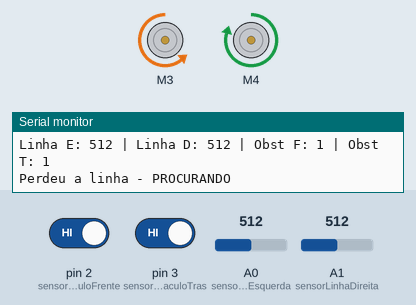
This sketch was run on a simulated Arduino Uno, built with avr-gcc and run on an emulated ATmega328P. Shown: 2 × DC motor (green arrow = forward, orange = backward, longer = faster), the last lines printed to the serial monitor. Inputs (shaded band) come from the test bench; at power-on: pin 2 (sensorObstaculoFrente) HIGH, A0 (sensorLinhaEsquerda) = 512, A1 (sensorLinhaDireita) = 512, pin 3 (sensorObstaculoTras) HIGH.

Above: at 7.3 s.
7.4 s: pin 2 (sensorObstaculoFrente) driven LOW
At 8.6 s:
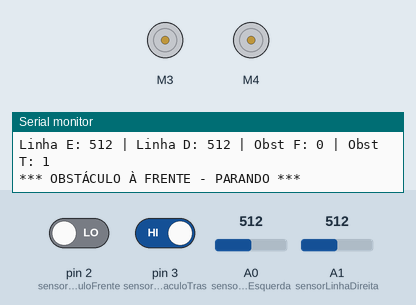
10.0 s: pin 2 (sensorObstaculoFrente) driven HIGH
At 10.72 s:
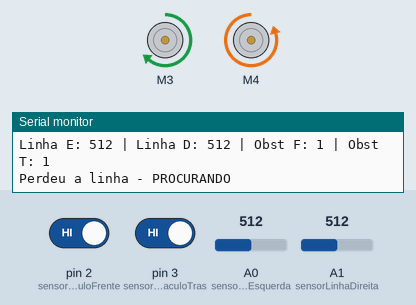
13.0 s: A0 (sensorLinhaEsquerda) set to 499
16.0 s: A1 (sensorLinhaDireita) set to 500
At 17.0 s:
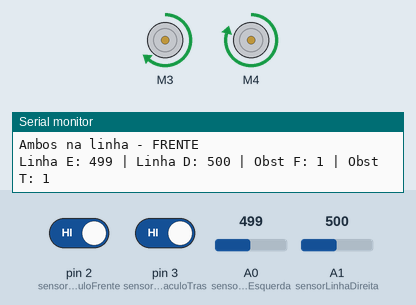
17.7 s: pin 3 (sensorObstaculoTras) driven LOW
At 18.9 s:
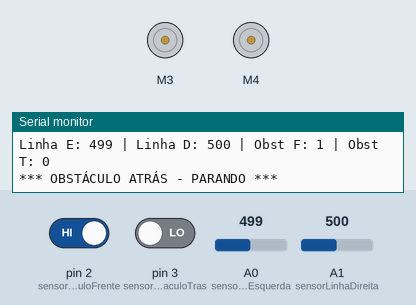
20.3 s: pin 3 (sensorObstaculoTras) driven HIGH
At 21.2 s:
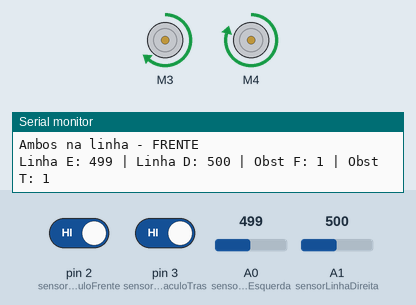
Timing chart, 0 to 23.3 s (numbered marks = the images above; inputs shaded):
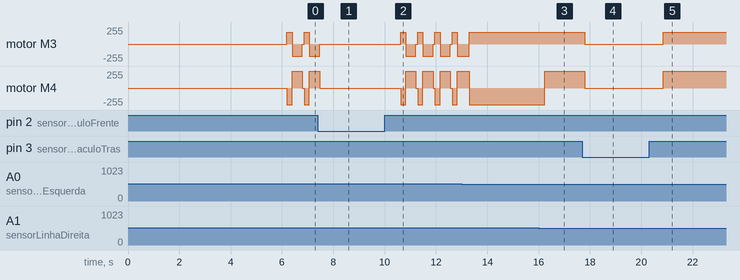

Measured:
- the behaviour switches between 512 and 511 on A1 (sensorLinhaDireita) (found by bisection; images 2 and 3)
- after the input at 7.4 s, motor M3, motor M4: goes on until 7.5 s, then stays stopped
- after the input at 10.0 s, motor M3: stopped → forward 180/255 after 0.62 s, then repeats every 0.67 s: backward 180/255 0.40 s, stopped 0.07 s, forward 180/255 0.20 s; motor M4: stopped → backward 250/255 after 0.62 s, then repeats every 0.67 s: forward 250/255 0.40 s, stopped 0.07 s, backward 250/255 0.20 s
- after the input at 16.0 s, motor M4: backward 250/255 → forward 250/255 after 0.24 s
- after the input at 17.7 s, motor M3: forward 180/255 → stopped after 0.10 s; motor M4: forward 250/255 → stopped after 0.10 s
- after the input at 20.3 s, motor M3: stopped → forward 180/255 after 0.56 s; motor M4: stopped → forward 250/255 after 0.56 s

The sketch:

prototipoComIR.ino
```cpp
#include <AFMotor.h> // Biblioteca do motor shield

// Configuração dos motores
AF_DCMotor motor1(3); // Motor direito
AF_DCMotor motor2(4); // Motor esquerdo

// Definição dos pinos dos sensores IR
// Sensores para seguir linha preta (analógicos)
const int sensorLinhaEsquerda = A0;
const int sensorLinhaDireita = A1;

// Sensores para detectar obstáculos (digitais)
const int sensorObstaculoFrente = 2;
const int sensorObstaculoTras = 3;

// Variáveis para calibração dos sensores de linha
int limiteLinha = 500; // Ajuste este valor conforme necessário
int leituraEsquerda, leituraDireita;

// Variáveis para sensores de obstáculo
int obstaculoFrente, obstaculoTras;

void setup() {
  // Configuração dos motores
  motor1.setSpeed(180); // Velocidade vai de 0 a 255
  motor2.setSpeed(250);

  // Configuração dos pinos
  pinMode(sensorLinhaEsquerda, INPUT);
  pinMode(sensorLinhaDireita, INPUT);
  pinMode(sensorObstaculoFrente, INPUT);
  pinMode(sensorObstaculoTras, INPUT);

  // Iniciar monitor serial
  Serial.begin(9600);

  Serial.println("=== ROBÔ SEGUIDOR DE LINHA COM DETECÇÃO DE OBSTÁCULOS ===");
  Serial.println("Iniciando calibração...");
  delay(2000);

  calibrarSensores();

  Serial.println("Sistema pronto!");
  Serial.println("----------------------------------------");
}

void loop() {
  // Lê todos os sensores
  lerSensores();

  // Mostra leituras no monitor serial
  mostrarLeituras();

  // Verifica obstáculos primeiro (prioridade máxima)
  if (obstaculoFrente == LOW) {
    Serial.println("*** OBSTÁCULO À FRENTE - PARANDO ***");
    para();
    delay(1000);
    // Pode adicionar lógica de desvio aqui
    return;
  }

  if (obstaculoTras == LOW) {
    Serial.println("*** OBSTÁCULO ATRÁS - PARANDO ***");
    para();
    delay(1000);
    return;
  }

  // Lógica de seguimento de linha
  seguirLinha();

  delay(50); // Pequeno delay para estabilidade
}

void calibrarSensores() {
  Serial.println("Coloque os sensores sobre a linha preta para calibração...");
  delay(3000);

  // Lê valores sobre a linha preta
  int somaEsquerda = 0, somaDireita = 0;
  int leituras = 10;

  for (int i = 0; i < leituras; i++) {
    somaEsquerda += analogRead(sensorLinhaEsquerda);
    somaDireita += analogRead(sensorLinhaDireita);
    delay(100);
  }

  int mediaEsquerda = somaEsquerda / leituras;
  int mediaDireita = somaDireita / leituras;

  // Define o limite como a média dos dois sensores
  limiteLinha = (mediaEsquerda + mediaDireita) / 2;

  Serial.print("Calibração concluída - Limite: ");
  Serial.println(limiteLinha);
  Serial.print("Sensor Esquerda: ");
  Serial.println(mediaEsquerda);
  Serial.print("Sensor Direita: ");
  Serial.println(mediaDireita);
}

void lerSensores() {
  // Lê sensores de linha (analógicos)
  leituraEsquerda = analogRead(sensorLinhaEsquerda);
  leituraDireita = analogRead(sensorLinhaDireita);

  // Lê sensores de obstáculo (digitais)
  obstaculoFrente = digitalRead(sensorObstaculoFrente);
  obstaculoTras = digitalRead(sensorObstaculoTras);
}

void mostrarLeituras() {
  Serial.print("Linha E: ");
  Serial.print(leituraEsquerda);
  Serial.print(" | Linha D: ");
  Serial.print(leituraDireita);
  Serial.print(" | Obst F: ");
  Serial.print(obstaculoFrente);
  Serial.print(" | Obst T: ");
  Serial.print(obstaculoTras);
  Serial.println();
}

void seguirLinha() {
  // Verifica se ambos os sensores estão na linha preta
  if (leituraEsquerda < limiteLinha && leituraDireita < limiteLinha) {
    Serial.println("Ambos na linha - FRENTE");
    frente();
  }
  // Sensor esquerdo saiu da linha - virar direita
  else if (leituraEsquerda > limiteLinha && leituraDireita < limiteLinha) {
    Serial.println("Esquerda fora - DIREITA");
    direita();
  }
  // Sensor direito saiu da linha - virar esquerda
  else if (leituraEsquerda < limiteLinha && leituraDireita > limiteLinha) {
    Serial.println("Direita fora - ESQUERDA");
    esquerda();
  }
  // Ambos os sensores fora da linha
  else {
    Serial.println("Perdeu a linha - PROCURANDO");
    procurarLinha();
  }
}

void procurarLinha() {
  // Estratégia para encontrar a linha novamente
  // Vira para a esquerda por um curto período
  esquerda();
  delay(200);

  // Verifica se encontrou a linha
  lerSensores();
  if (leituraEsquerda < limiteLinha || leituraDireita < limiteLinha) {
    return; // Linha encontrada
  }

  // Se não encontrou, vira para direita
  direita();
  delay(400);

  // Verifica novamente
  lerSensores();
  if (leituraEsquerda < limiteLinha || leituraDireita < limiteLinha) {
    return; // Linha encontrada
  }

  // Se ainda não encontrou, para e espera
  para();
  Serial.println("LINHA NÃO ENCONTRADA - PARADO");
}

//********************Movimenta o robô para frente********************
void frente() {
  motor1.run(FORWARD); // Motor direito
  motor2.run(FORWARD); // Motor esquerdo
}

//********************Movimenta o robô para trás********************
void tras() {
  motor1.run(BACKWARD); // Motor direito
  motor2.run(BACKWARD); // Motor esquerdo
}

//********************Parada dos motores********************
void para() {
  motor1.run(RELEASE); // Motor direito
  motor2.run(RELEASE); // Motor esquerdo
}

//********************Movimenta o robô para esquerda********************
void esquerda() {
  motor1.run(FORWARD);  // Motor direito
  motor2.run(BACKWARD); // Motor esquerdo
}

//********************Movimenta o robô para direita********************
void direita() {
  motor1.run(BACKWARD); // Motor direito
  motor2.run(FORWARD);  // Motor esquerdo
}
```
